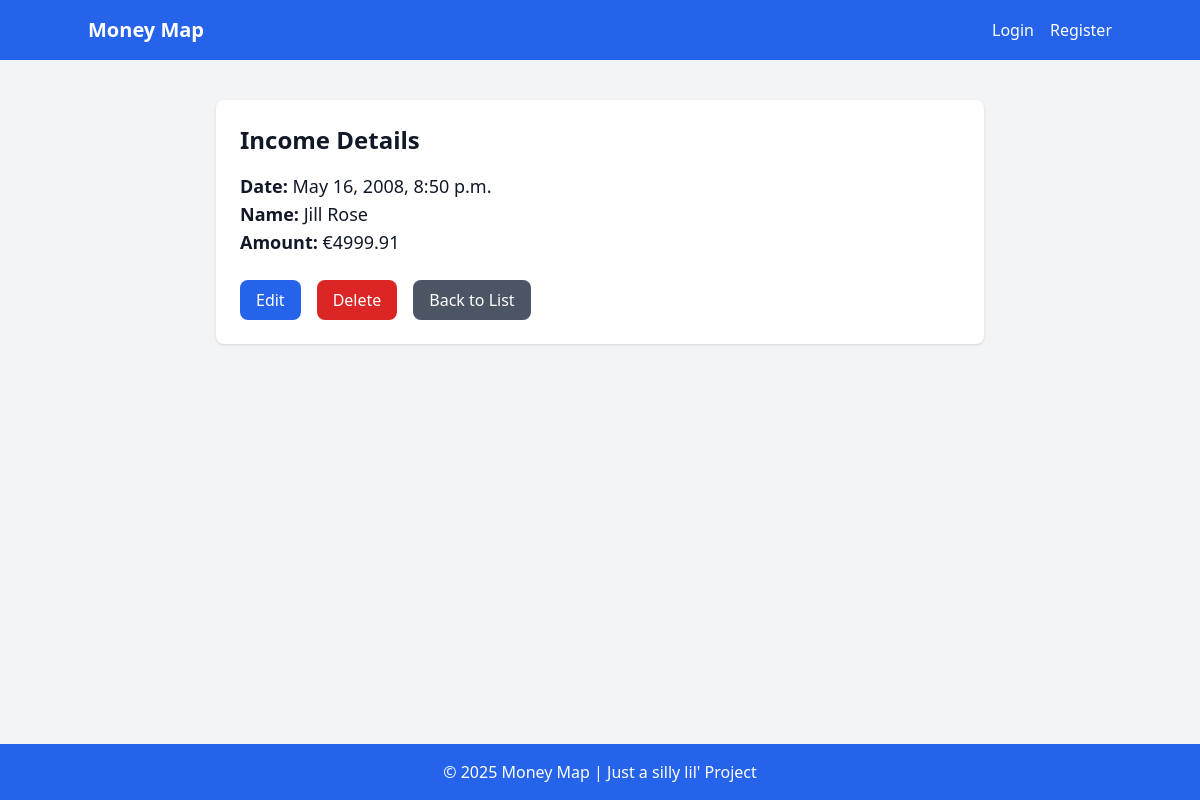
Screenshot of /budget-breakdown/113/ with the database file from the repository.
### main/models.py (models this page shows, shortened)
class Transaction(models.Model):
    date = models.DateTimeField(default=timezone.now)
    name = models.CharField(max_length=20)
    amount = models.DecimalField(max_digits=10, decimal_places=2, default=0.00)
    user = models.ForeignKey(User, default=1, on_delete=models.CASCADE)
    class Meta:
        abstract = True

class Income(Transaction):
    """Model za income."""

### main/views.py (the view)
# urls.py: path('budget-breakdown/<int:pk>/', IncomeDetail.as_view(), name='income_detail'),
class IncomeDetail(BaseDetailView):
    model = Income
    template_name = 'main/income_detail.html'

### templates/main/income_detail.html (shortened to what this page needs)
{% extends 'base.html' %}
{% block content %}
<div class="max-w-3xl mx-auto bg-white p-6 rounded-lg shadow">
    <h1 class="text-2xl font-bold mb-4">Income Details</h1>
    <div class="grid grid-cols-2 gap-4">
        <div>
            <p class="text-lg"><strong>Date:</strong> {{ income.date }}</p>
            <p class="text-lg"><strong>Name:</strong> {{ income.name }}</p>
            <p class="text-lg"><strong>Amount:</strong> €{{ income.amount|floatformat:2 }}</p>
        </div>
    </div>
    <div class="mt-6 flex space-x-4">
        <a href="{% url 'income_update' income.pk %}" class="bg-blue-600 text-white px-4 py-2 rounded-lg hover:bg-blue-700">Edit</a>
        <a href="{% url 'income_delete' income.pk %}" class="bg-red-600 text-white px-4 py-2 rounded-lg hover:bg-red-700">Delete</a>
        <a href="{% url 'income_list' %}" class="bg-gray-600 text-white px-4 py-2 rounded-lg hover:bg-gray-700">Back to List</a>
    </div>
</div>
{% endblock %}

### rows the page displays
Income: date "May 16, 2008, 8:50 p.m.", name "Jill Rose", amount "4999.91"
